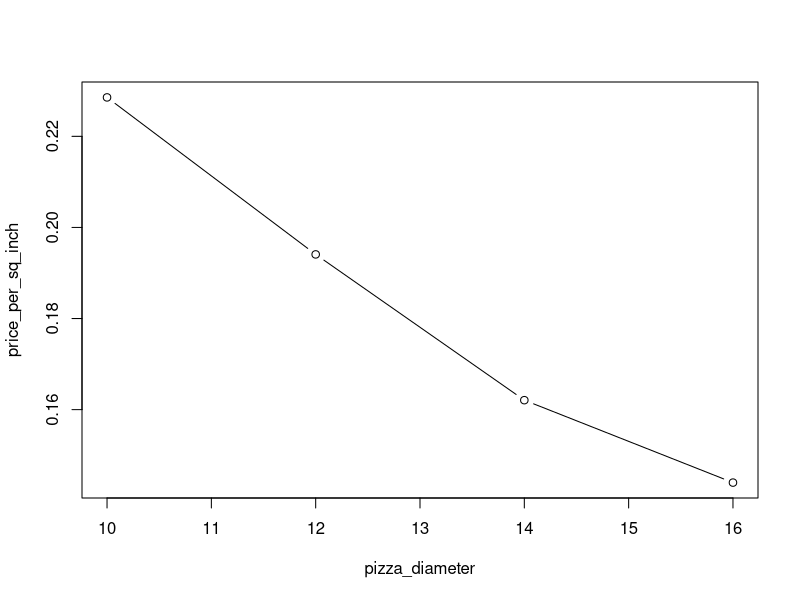

Write the R code that produced this figure.
## ---- chunk 1
d_small   <- 10
d_medium  <- 12
d_large   <- 14
d_exlarge <- 16
## ---- chunk 2
p_small   <- 17.95
p_medium  <- 21.95
p_large   <- 24.95
p_exlarge <- 28.95
## ---- chunk 3
Area <- function(diameter){
  pi * (diameter/2)^2
}
## ---- chunk 4
A_small <- Area(d_small)
## ---- chunk 5
V_small <- p_small/A_small
## ---- chunk 6
pizza_diameter <- c(small=10, medium=12, large=14, exlarge=16)
pizza_price <- c(small=17.95, medium=21.95, large=24.95, exlarge=28.95)
pizza_area <- Area(pizza_diameter)
price_per_sq_inch <- pizza_price/pizza_area
plot(pizza_diameter, price_per_sq_inch, type="b")
